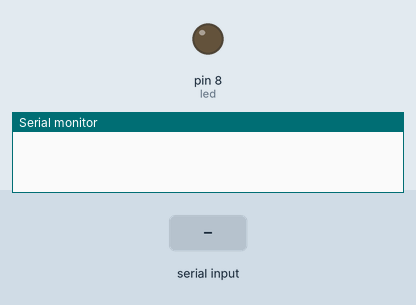
This sketch was run on a simulated Arduino Uno, built with avr-gcc and run on an emulated ATmega328P. Shown: output pins drawn as LEDs (lit = HIGH), the last lines printed to the serial monitor. The inputs (shaded band) are chosen by the test bench.

Above: at 1.2 s.
1.3 s: "1" received over Serial
At 3.5 s:
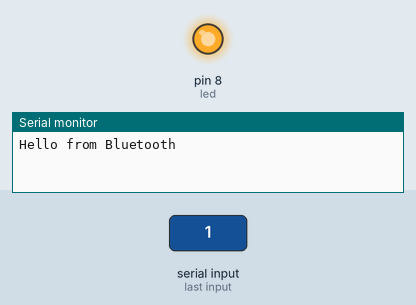
3.8 s: "0" received over Serial
At 5.5 s:
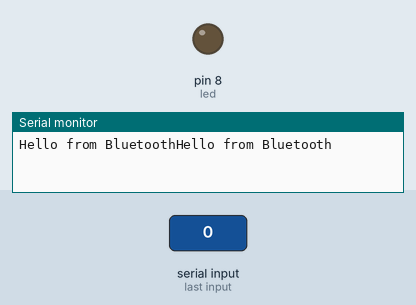
Timing chart, 0 to 7.0 s (numbered marks = the images above; inputs shaded):
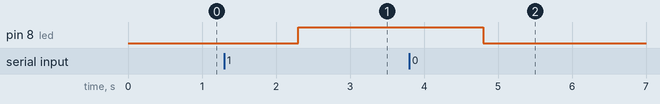

The sketch:

bluetoothmodule.ino
```cpp
int led=8; //configuring the led light

void setup() {
  // put your setup code here, to run once:
  Serial.begin(9600);
  pinMode(led,OUTPUT);
}

void loop() {
  // put your main code here, to run repeatedly:
  if(Serial.available())
  {
    String a = Serial.readString();
    if(a == "1")
    {
      digitalWrite(led,HIGH);
    }
    else
    {
      digitalWrite(led, LOW);
    }
    Serial.write("Hello from Bluetooth");
  }

}
```

Measured:
- after the input at 1.3 s, pin 8 (led): LOW → HIGH after 1.0 s
- after the input at 3.8 s, pin 8 (led): HIGH → LOW after 1.0 s
